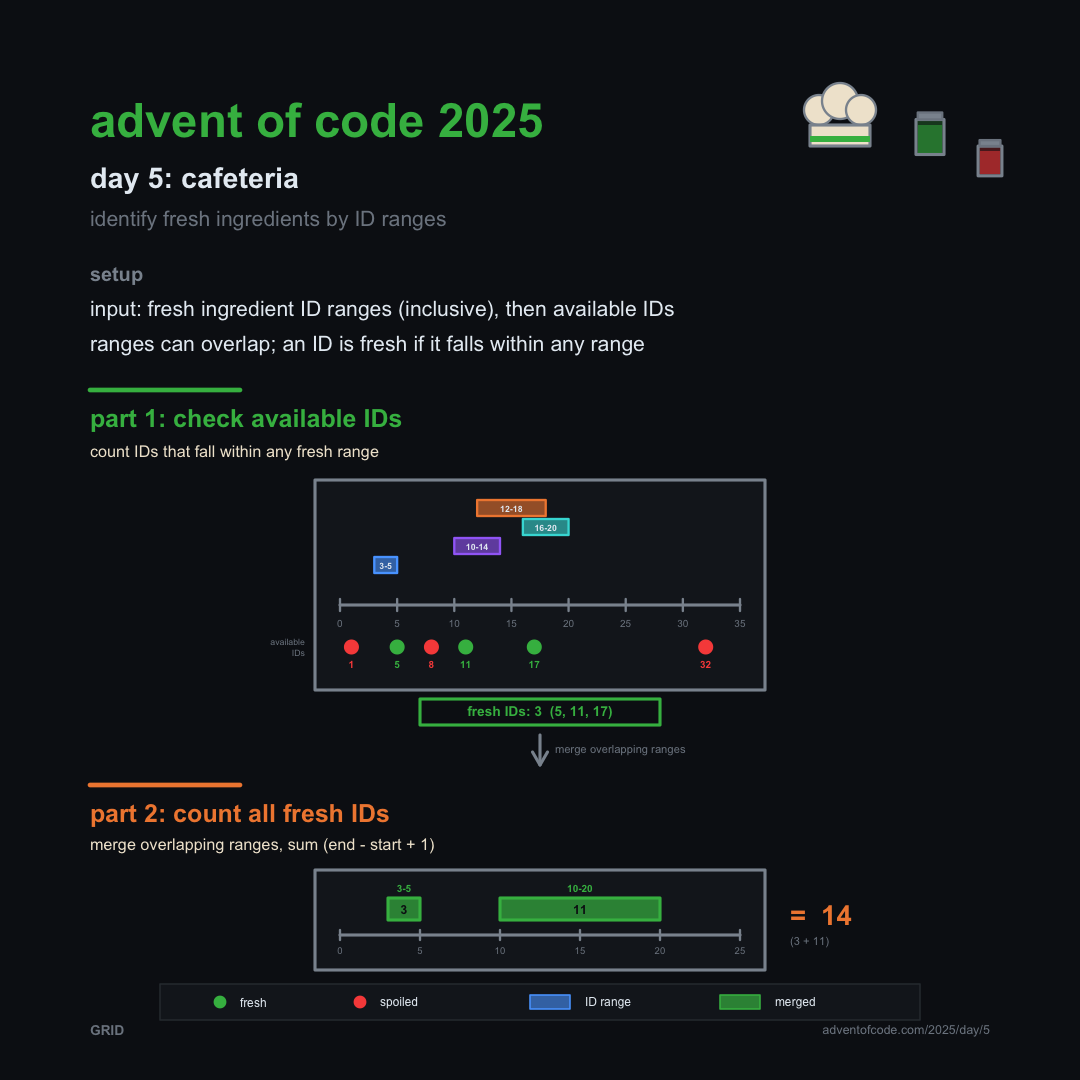

Write R code to recreate this figure.
#!/usr/bin/env Rscript

# Advent of Code 2025 Day 5 graphic
# Base R version - refined layout

create_day5_graphic <- function(
    output_path = "day05_graphic.png",
    aspect_ratio = "1:1"
) {
  
  # Cafeteria / kitchen inventory palette
  colors <- list(
    bg_dark      = "#0d1117",
    panel        = "#161b22",
    fresh_green  = "#3fb950",
    spoiled_red  = "#f85149",
    range_blue   = "#58a6ff",
    range_purple = "#a371f7",
    range_teal   = "#3ddbd9",
    range_orange = "#f0883e",
    overlap_gold = "#d29922",
    metal        = "#8b949e",
    text_main    = "#e6edf3",
    text_dim     = "#7d8590",
    grid_line    = "#30363d",
    ingredient   = "#f0e6d3"
  )
  
  # Dimensions
  dims <- switch(aspect_ratio,
                 "1:1"  = c(width = 1080, height = 1080),
                 "16:9" = c(width = 1920, height = 1080),
                 "4:5"  = c(width = 1080, height = 1350),
                 c(width = 1080, height = 1080)
  )
  
  png(output_path, width = dims["width"], height = dims["height"],
      bg = colors$bg_dark, res = 150)
  
  par(mar = c(0, 0, 0, 0), bg = colors$bg_dark)
  plot.new()
  plot.window(xlim = c(0, 10), ylim = c(0, 10))
  
  # ============ DECORATIVE ICONS ============
  
  # Chef hat icon (larger)
  draw_chef_hat <- function(x, y, size = 1.0) {
    s <- size * 0.5
    
    # Hat puffs (top)
    symbols(x - s*0.35, y + s*0.5, circles = s*0.25, 
            inches = FALSE, add = TRUE, bg = colors$ingredient, fg = colors$metal, lwd = 1.5)
    symbols(x, y + s*0.65, circles = s*0.3, 
            inches = FALSE, add = TRUE, bg = colors$ingredient, fg = colors$metal, lwd = 1.5)
    symbols(x + s*0.35, y + s*0.5, circles = s*0.25, 
            inches = FALSE, add = TRUE, bg = colors$ingredient, fg = colors$metal, lwd = 1.5)
    
    # Hat band
    rect(x - s*0.5, y - s*0.1, x + s*0.5, y + s*0.25,
         col = colors$ingredient, border = colors$metal, lwd = 2)
    
    # Band stripe
    rect(x - s*0.5, y - s*0.03, x + s*0.5, y + s*0.07,
         col = colors$fresh_green, border = NA)
  }
  
  # Ingredient jar icon (with label)
  draw_jar <- function(x, y, size = 1.0, fill_color, label = "") {
    s <- size * 0.35
    
    # Jar body
    rect(x - s*0.4, y - s*0.7, x + s*0.4, y + s*0.3,
         col = adjustcolor(fill_color, alpha = 0.25), 
         border = colors$metal, lwd = 2)
    
    # Jar lid
    rect(x - s*0.35, y + s*0.3, x + s*0.35, y + s*0.5,
         col = colors$metal, border = colors$text_dim, lwd = 1.5)
    
    # Fill level
    rect(x - s*0.35, y - s*0.65, x + s*0.35, y + s*0.15,
         col = adjustcolor(fill_color, alpha = 0.5), border = NA)
    
    # Label on jar
    if (label != "") {
      text(x, y - s*0.2, label, col = colors$bg_dark, cex = 0.3, font = 2)
    }
  }
  
  # Place decorative elements
  draw_chef_hat(8.0, 9.0, size = 1.2)
  draw_jar(8.9, 9.1, size = 1.0, fill_color = colors$fresh_green, label = "")
  draw_jar(9.5, 8.85, size = 0.85, fill_color = colors$spoiled_red, label = "")
  
  # ============ HEADER ============
  text(0.5, 9.2, "advent of code 2025",
       col = colors$fresh_green, cex = 1.9, adj = 0, font = 2)
  text(0.5, 8.6, "day 5: cafeteria",
       col = colors$text_main, cex = 1.15, adj = 0, font = 2)
  text(0.5, 8.2, "identify fresh ingredients by ID ranges",
       col = colors$text_dim, cex = 0.85, adj = 0)
  
  # ============ SETUP ============
  text(0.5, 7.65, "setup",
       col = colors$metal, cex = 0.8, adj = 0, font = 2)
  
  text(0.5, 7.3,
       "input: fresh ingredient ID ranges (inclusive), then available IDs",
       col = colors$text_main, cex = 0.85, adj = 0)
  
  text(0.5, 6.95,
       "ranges can overlap; an ID is fresh if it falls within any range",
       col = colors$text_main, cex = 0.85, adj = 0)
  
  # ============ PART 1 ============
  segments(0.5, 6.5, 2.0, 6.5, col = colors$fresh_green, lwd = 3)
  text(0.5, 6.2, "part 1: check available IDs",
       col = colors$fresh_green, cex = 1.0, adj = 0, font = 2)
  text(0.5, 5.88, "count IDs that fall within any fresh range",
       col = colors$ingredient, cex = 0.65, adj = 0)
  
  # Part 1 Panel
  panel1_cx <- 5.0
  panel1_cy <- 4.55
  panel1_w <- 4.5
  panel1_h <- 2.1
  
  rect(panel1_cx - panel1_w/2, panel1_cy - panel1_h/2,
       panel1_cx + panel1_w/2, panel1_cy + panel1_h/2,
       col = colors$panel, border = colors$metal, lwd = 2)
  
  # Example data
  example_ranges <- matrix(c(3, 5, 10, 14, 16, 20, 12, 18), ncol = 2, byrow = TRUE)
  available_ids <- c(1, 5, 8, 11, 17, 32)
  range_colors <- c(colors$range_blue, colors$range_purple, 
                    colors$range_teal, colors$range_orange)
  
  # Number line for Part 1
  line_width <- 4.0
  min_val <- 0
  max_val <- 35
  start_x <- panel1_cx - line_width/2
  end_x <- panel1_cx + line_width/2
  line_y <- panel1_cy - 0.2
  
  # Draw number line
  segments(start_x, line_y, end_x, line_y, col = colors$metal, lwd = 2)
  
  # Tick marks
  for (tick in seq(0, 35, by = 5)) {
    tick_x <- start_x + (tick - min_val) / (max_val - min_val) * line_width
    segments(tick_x, line_y - 0.06, tick_x, line_y + 0.06, col = colors$metal, lwd = 1.5)
    text(tick_x, line_y - 0.18, tick, col = colors$text_dim, cex = 0.4)
  }
  
  # Draw ranges as bars above number line
  range_y <- line_y + 0.32
  range_height <- 0.16
  
  for (i in 1:nrow(example_ranges)) {
    r_start <- example_ranges[i, 1]
    r_end <- example_ranges[i, 2]
    x1 <- start_x + (r_start - min_val) / (max_val - min_val) * line_width
    x2 <- start_x + (r_end - min_val) / (max_val - min_val) * line_width
    
    # Offset vertically to show overlap clearly
    y_off <- (i - 1) * 0.19
    
    rect(x1, range_y + y_off, x2, range_y + y_off + range_height,
         col = adjustcolor(range_colors[i], alpha = 0.6), 
         border = range_colors[i], lwd = 1.5)
    
    # Range label
    text((x1 + x2) / 2, range_y + y_off + range_height/2, 
         paste0(r_start, "-", r_end),
         col = colors$text_main, cex = 0.35, font = 2)
  }
  
  # Draw available IDs below number line
  id_y <- line_y - 0.42
  
  for (id in available_ids) {
    id_x <- start_x + (id - min_val) / (max_val - min_val) * line_width
    is_fresh <- any(id >= example_ranges[, 1] & id <= example_ranges[, 2])
    pt_col <- if (is_fresh) colors$fresh_green else colors$spoiled_red
    
    points(id_x, id_y, pch = 19, col = pt_col, cex = 1.2)
    text(id_x, id_y - 0.17, id, col = pt_col, cex = 0.4, font = 2)
  }
  
  # "available IDs" label on the left, outside panel
  text(panel1_cx - panel1_w/2 - 0.1, id_y, "available\nIDs", 
       col = colors$text_dim, cex = 0.35, adj = 1)
  
  # Result box for Part 1 (below the panel)
  result1_y <- panel1_cy - panel1_h/2 - 0.22
  rect(panel1_cx - 1.2, result1_y - 0.13,
       panel1_cx + 1.2, result1_y + 0.13,
       col = colors$bg_dark, border = colors$fresh_green, lwd = 2)
  text(panel1_cx, result1_y, "fresh IDs: 3  (5, 11, 17)",
       col = colors$fresh_green, cex = 0.55, font = 2)
  
  # ============ TRANSITION ARROW ============
  arrow_y_top <- 3.05
  arrow_y_bottom <- 2.75
  
  arrows(panel1_cx, arrow_y_top, panel1_cx, arrow_y_bottom, 
         col = colors$metal, lwd = 2, length = 0.1)
  text(panel1_cx + 0.15, (arrow_y_top + arrow_y_bottom)/2, 
       "merge overlapping ranges", 
       col = colors$text_dim, cex = 0.45, adj = 0)
  
  # ============ PART 2 ============
  segments(0.5, 2.55, 2.0, 2.55, col = colors$range_orange, lwd = 3)
  text(0.5, 2.25, "part 2: count all fresh IDs",
       col = colors$range_orange, cex = 1.0, adj = 0, font = 2)
  text(0.5, 1.95, "merge overlapping ranges, sum (end - start + 1)",
       col = colors$ingredient, cex = 0.65, adj = 0)
  
  # Part 2 Panel
  panel2_cx <- 5.0
  panel2_cy <- 1.2
  panel2_w <- 4.5
  panel2_h <- 1.0
  
  rect(panel2_cx - panel2_w/2, panel2_cy - panel2_h/2,
       panel2_cx + panel2_w/2, panel2_cy + panel2_h/2,
       col = colors$panel, border = colors$metal, lwd = 2)
  
  # Merged ranges
  merged_ranges <- matrix(c(3, 5, 10, 20), ncol = 2, byrow = TRUE)
  
  # Number line for Part 2
  min_val2 <- 0
  max_val2 <- 25
  start_x2 <- panel2_cx - line_width/2
  end_x2 <- panel2_cx + line_width/2
  line_y2 <- panel2_cy - 0.15
  
  segments(start_x2, line_y2, end_x2, line_y2, col = colors$metal, lwd = 2)
  
  # Tick marks
  for (tick in seq(0, 25, by = 5)) {
    tick_x <- start_x2 + (tick - min_val2) / (max_val2 - min_val2) * line_width
    segments(tick_x, line_y2 - 0.05, tick_x, line_y2 + 0.05, col = colors$metal, lwd = 1.5)
    text(tick_x, line_y2 - 0.15, tick, col = colors$text_dim, cex = 0.38)
  }
  
  # Draw merged ranges
  range_y2 <- line_y2 + 0.15
  range_height2 <- 0.22
  
  for (i in 1:nrow(merged_ranges)) {
    r_start <- merged_ranges[i, 1]
    r_end <- merged_ranges[i, 2]
    x1 <- start_x2 + (r_start - min_val2) / (max_val2 - min_val2) * line_width
    x2 <- start_x2 + (r_end - min_val2) / (max_val2 - min_val2) * line_width
    
    rect(x1, range_y2, x2, range_y2 + range_height2,
         col = adjustcolor(colors$fresh_green, alpha = 0.7), 
         border = colors$fresh_green, lwd = 2)
    
    # Range label above bar
    text((x1 + x2) / 2, range_y2 + range_height2 + 0.1, 
         paste0(r_start, "-", r_end),
         col = colors$fresh_green, cex = 0.4, font = 2)
    
    # Count label inside bar
    count <- r_end - r_start + 1
    text((x1 + x2) / 2, range_y2 + range_height2/2, 
         count,
         col = colors$bg_dark, cex = 0.5, font = 2)
  }
  
  # Result for Part 2 (to the right of panel)
  result2_x <- panel2_cx + panel2_w/2 + 0.25
  text(result2_x, panel2_cy + 0.05, "=  14",
       col = colors$range_orange, cex = 1.1, adj = 0, font = 2)
  text(result2_x, panel2_cy - 0.22, "(3 + 11)",
       col = colors$text_dim, cex = 0.45, adj = 0)
  
  # ============ LEGEND ============
  legend_y <- 0.38
  legend_cx <- 5.0
  legend_w <- 3.8
  
  # Legend background
  rect(legend_cx - legend_w, legend_y - 0.18,
       legend_cx + legend_w, legend_y + 0.18,
       col = colors$panel, border = colors$grid_line, lwd = 1)
  
  # Fresh indicator
  points(1.8, legend_y, pch = 19, col = colors$fresh_green, cex = 1.0)
  text(2.0, legend_y, "fresh", col = colors$text_main, cex = 0.48, adj = 0)
  
  # Spoiled indicator
  points(3.2, legend_y, pch = 19, col = colors$spoiled_red, cex = 1.0)
  text(3.4, legend_y, "spoiled", col = colors$text_main, cex = 0.48, adj = 0)
  
  # Range bar indicator
  rect(4.9, legend_y - 0.07, 5.3, legend_y + 0.07,
       col = adjustcolor(colors$range_blue, alpha = 0.6), 
       border = colors$range_blue, lwd = 1)
  text(5.45, legend_y, "ID range", col = colors$text_main, cex = 0.48, adj = 0)
  
  # Merged range indicator  
  rect(6.8, legend_y - 0.07, 7.2, legend_y + 0.07,
       col = adjustcolor(colors$fresh_green, alpha = 0.7), 
       border = colors$fresh_green, lwd = 1)
  text(7.35, legend_y, "merged", col = colors$text_main, cex = 0.48, adj = 0)
  
  # ============ FOOTER ============
  text(0.5, 0.1, "GRID",
       col = colors$text_dim, cex = 0.55, adj = 0, font = 2)
  
  text(9.5, 0.1, "adventofcode.com/2025/day/5",
       col = colors$text_dim, cex = 0.5, adj = 1)
  
  dev.off()
  message("Graphic saved to: ", output_path)
}


create_day5_graphic("2025/Day5/day05_graphic.png", aspect_ratio = "1:1")